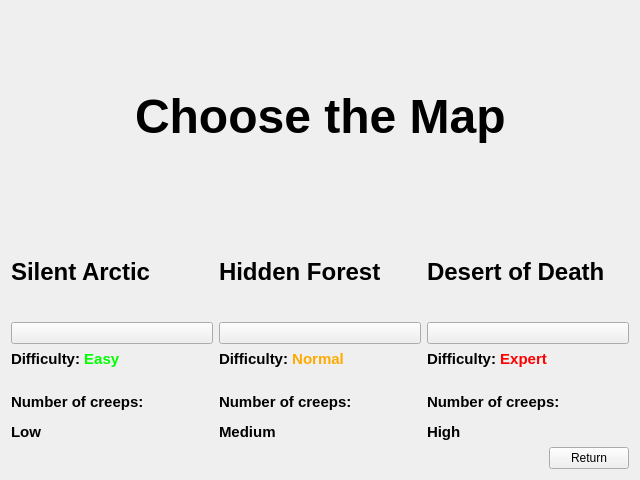
<?xml version="1.0" encoding="UTF-8"?>
<ui version="4.0">
 <class>ChooseMapMenu</class>
 <widget class="QWidget" name="ChooseMapMenu">
  <property name="geometry">
   <rect>
    <x>0</x>
    <y>0</y>
    <width>640</width>
    <height>480</height>
   </rect>
  </property>
  <property name="windowTitle">
   <string>Form</string>
  </property>
  <layout class="QVBoxLayout" name="verticalLayout_4">
   <item>
    <layout class="QHBoxLayout" name="horizontalLayout_3">
     <item>
      <spacer name="horizontalSpacer_2">
       <property name="orientation">
        <enum>Qt::Horizontal</enum>
       </property>
       <property name="sizeHint" stdset="0">
        <size>
         <width>40</width>
         <height>20</height>
        </size>
       </property>
      </spacer>
     </item>
     <item>
      <widget class="QLabel" name="label">
       <property name="text">
        <string>&lt;html&gt;&lt;head/&gt;&lt;body&gt;&lt;p&gt;&lt;span style=&quot; font-size:36pt; font-weight:600;&quot;&gt;Choose the Map&lt;/span&gt;&lt;/p&gt;&lt;/body&gt;&lt;/html&gt;</string>
       </property>
      </widget>
     </item>
     <item>
      <spacer name="horizontalSpacer_3">
       <property name="orientation">
        <enum>Qt::Horizontal</enum>
       </property>
       <property name="sizeHint" stdset="0">
        <size>
         <width>40</width>
         <height>20</height>
        </size>
       </property>
      </spacer>
     </item>
    </layout>
   </item>
   <item>
    <layout class="QHBoxLayout" name="horizontalLayout">
     <item>
      <layout class="QVBoxLayout" name="verticalLayout">
       <item>
        <widget class="QLabel" name="label_2">
         <property name="text">
          <string>&lt;html&gt;&lt;head/&gt;&lt;body&gt;&lt;p&gt;&lt;span style=&quot; font-size:18pt; font-weight:600;&quot;&gt;Silent Arctic&lt;/span&gt;&lt;/p&gt;&lt;/body&gt;&lt;/html&gt;</string>
         </property>
        </widget>
       </item>
       <item>
        <widget class="QPushButton" name="loadMap1Button">
         <property name="text">
          <string/>
         </property>
         <property name="icon">
          <iconset>
           <normaloff>images/button1v2.png</normaloff>images/button1v2.png</iconset>
         </property>
         <property name="iconSize">
          <size>
           <width>160</width>
           <height>75</height>
          </size>
         </property>
        </widget>
       </item>
       <item>
        <widget class="QLabel" name="label_5">
         <property name="text">
          <string>&lt;html&gt;&lt;head/&gt;&lt;body&gt;&lt;p&gt;&lt;span style=&quot; font-size:11pt; font-weight:600;&quot;&gt;Difficulty: &lt;/span&gt;&lt;span style=&quot; font-size:11pt; font-weight:600; color:#00ff00;&quot;&gt;Easy&lt;/span&gt;&lt;span style=&quot; font-size:11pt;&quot;&gt;&lt;br/&gt;&lt;/span&gt;&lt;/p&gt;&lt;p&gt;&lt;span style=&quot; font-size:11pt; font-weight:600;&quot;&gt;Number of creeps:&lt;/span&gt;&lt;/p&gt;&lt;p&gt;&lt;span style=&quot; font-size:11pt; font-weight:600;&quot;&gt;Low&lt;/span&gt;&lt;/p&gt;&lt;/body&gt;&lt;/html&gt;</string>
         </property>
        </widget>
       </item>
      </layout>
     </item>
     <item>
      <layout class="QVBoxLayout" name="verticalLayout_2">
       <item>
        <widget class="QLabel" name="label_3">
         <property name="text">
          <string>&lt;html&gt;&lt;head/&gt;&lt;body&gt;&lt;p&gt;&lt;span style=&quot; font-size:18pt; font-weight:600;&quot;&gt;Hidden Forest&lt;/span&gt;&lt;/p&gt;&lt;/body&gt;&lt;/html&gt;</string>
         </property>
        </widget>
       </item>
       <item>
        <widget class="QPushButton" name="loadMap2Button">
         <property name="text">
          <string/>
         </property>
         <property name="icon">
          <iconset>
           <normaloff>images/button2v2.png</normaloff>images/button2v2.png</iconset>
         </property>
         <property name="iconSize">
          <size>
           <width>160</width>
           <height>75</height>
          </size>
         </property>
        </widget>
       </item>
       <item>
        <widget class="QLabel" name="label_8">
         <property name="text">
          <string>&lt;html&gt;&lt;head/&gt;&lt;body&gt;&lt;p&gt;&lt;span style=&quot; font-size:11pt; font-weight:600;&quot;&gt;Difficulty: &lt;/span&gt;&lt;span style=&quot; font-size:11pt; font-weight:600; color:#ffaa00;&quot;&gt;Normal&lt;/span&gt;&lt;span style=&quot; font-size:11pt;&quot;&gt;&lt;br/&gt;&lt;/span&gt;&lt;/p&gt;&lt;p&gt;&lt;span style=&quot; font-size:11pt; font-weight:600;&quot;&gt;Number of creeps: &lt;/span&gt;&lt;/p&gt;&lt;p&gt;&lt;span style=&quot; font-size:11pt; font-weight:600;&quot;&gt;Medium&lt;/span&gt;&lt;/p&gt;&lt;/body&gt;&lt;/html&gt;</string>
         </property>
        </widget>
       </item>
      </layout>
     </item>
     <item>
      <layout class="QVBoxLayout" name="verticalLayout_3">
       <item>
        <widget class="QLabel" name="label_4">
         <property name="text">
          <string>&lt;html&gt;&lt;head/&gt;&lt;body&gt;&lt;p&gt;&lt;span style=&quot; font-size:18pt; font-weight:600;&quot;&gt;Desert of Death&lt;/span&gt;&lt;/p&gt;&lt;/body&gt;&lt;/html&gt;</string>
         </property>
        </widget>
       </item>
       <item>
        <widget class="QPushButton" name="loadMap3Button">
         <property name="text">
          <string/>
         </property>
         <property name="icon">
          <iconset>
           <normaloff>images/button3v2.png</normaloff>images/button3v2.png</iconset>
         </property>
         <property name="iconSize">
          <size>
           <width>160</width>
           <height>75</height>
          </size>
         </property>
        </widget>
       </item>
       <item>
        <widget class="QLabel" name="label_6">
         <property name="text">
          <string>&lt;html&gt;&lt;head/&gt;&lt;body&gt;&lt;p&gt;&lt;span style=&quot; font-size:11pt; font-weight:600;&quot;&gt;Difficulty: &lt;/span&gt;&lt;span style=&quot; font-size:11pt; font-weight:600; color:#ff0000;&quot;&gt;Expert&lt;/span&gt;&lt;br/&gt;&lt;/p&gt;&lt;p&gt;&lt;span style=&quot; font-size:11pt; font-weight:600;&quot;&gt;Number of creeps: &lt;/span&gt;&lt;/p&gt;&lt;p&gt;&lt;span style=&quot; font-size:11pt; font-weight:600;&quot;&gt;High&lt;/span&gt;&lt;/p&gt;&lt;/body&gt;&lt;/html&gt;</string>
         </property>
        </widget>
       </item>
      </layout>
     </item>
    </layout>
   </item>
   <item>
    <layout class="QHBoxLayout" name="horizontalLayout_2">
     <item>
      <spacer name="horizontalSpacer">
       <property name="orientation">
        <enum>Qt::Horizontal</enum>
       </property>
       <property name="sizeHint" stdset="0">
        <size>
         <width>40</width>
         <height>20</height>
        </size>
       </property>
      </spacer>
     </item>
     <item>
      <widget class="QPushButton" name="returnButton">
       <property name="text">
        <string>Return</string>
       </property>
      </widget>
     </item>
    </layout>
   </item>
  </layout>
 </widget>
 <resources/>
 <connections/>
</ui>
